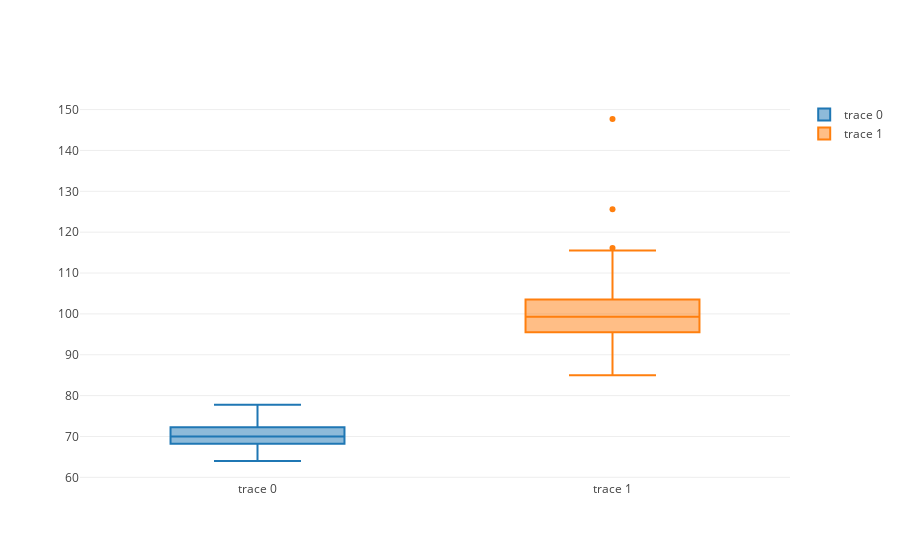

Here is the notebook cell this chart was saved with:
### Code cell
import plotly.plotly as py
import plotly.graph_objs as go

import numpy as np

y0 = datos.estatura
y1 = datos.cadera

trace0 = go.Box(
    y=y0
)
trace1 = go.Box(
    y=y1
)
data = [trace0, trace1]
iplot(data)

### Figure 1 — Plotly figure (JSON) as saved in the notebook; plotly's stock layout.template omitted (floating-point values rounded to 4 significant figures; data arrays with more than 128 entries replaced by an {"elided": "..."} marker saying what was removed)
{"data": [{"type": "box", "uid": "b89bcd30-962c-40c8-9d05-fb4fb7b12f9f", "y": {"elided": "252 float values"}}, {"type": "box", "uid": "2bcf1061-c8ab-40a3-bec1-185d323e3252", "y": {"elided": "252 float values"}}], "layout": {}}
